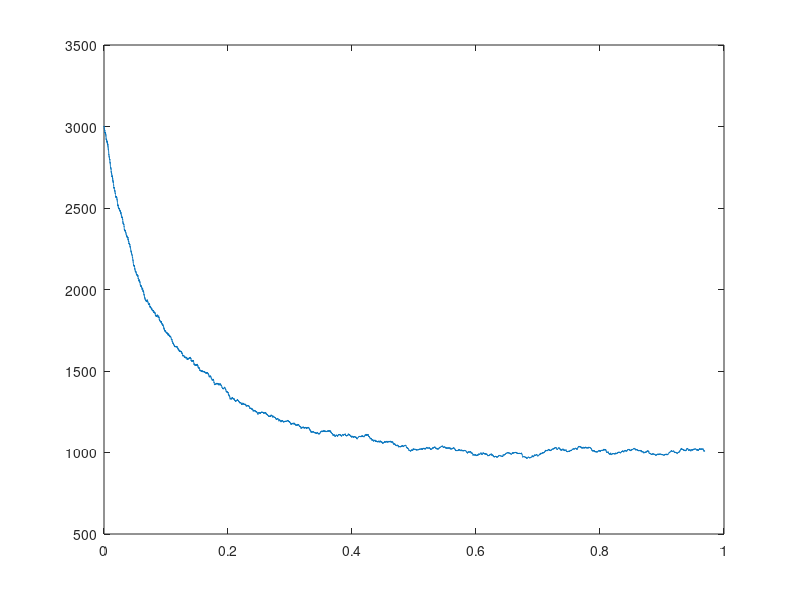

Here is the MATLAB script that generated this plot:
% %code
% clear
% %% Irreversible isomerisation reaction.
% %This gives figure 3 of Gillespie's 1977 paper.
% M = 1;                  % Number of reaction pathways
% N = 1;                  % Number of molecular species considered
% %% STEP 0
% c = 0.5;                % In general, a vector of length M of stochastic reaction constants.
% X = 1000;               % Initial number of molecules of species X. In general, a vector of length N of initial population numbers for each species.
% Xplot = X*ones(M,1);    % For plotting.
% t = 0;                  % Time variable.
% tplot = zeros(1);       % For plotting.
% n = 0;                  % Reaction counter.
% n_max = 1000;
% %% STEP 1
% while n < n_max
%     h = X;              % Number of molecular reactant combinations available in current state. In general, h is a vector of length M consisting of combinatorial functions of molecular population numbers X (which is of length N).
%     a = h*c;            % a is the propensity of the reaction pathway in current state. In general, a vector of length M
%     a0 = sum(a);        % a0 is total propensity that anything happens. This number emerges more out of mathematical necessity than physical intuition.
%     %% STEP 2
%     r = rand(2,1);
%     tau = -log(r(1))/a0;
%     % Since this reaction is irreversible isomerisation (only one event can
%     % occur) the value of mu is always 1, and so the next step is
%     % unnecessary in this case.
%     mu = sum(r(2)*a0 <= cumsum(a));   % Currently always 1 since 0<=r(2)<=1. Note 0<mu<=M.   
%     %% STEP 3
%     t = t + tau;
%     % Adjust population levels based on reaction formula(s). Again, because
%     % only one reaction is occuring, this switch statement is unnecessary.
%     switch mu
%         case 1
%             X(mu) = X(mu) - 1;
%     end
%     n = n + 1;
%     % At this point, all the physics has been simulated, it only remains to
%     % record the new values of t and X to vectors to we can plot it later.   
%     Xplot(mu,n+1) = X(mu);
%     tplot(n+1) = t;  
% end
% stairs(tplot, Xplot)

% %----------------------------------------------------------------------------------------
 %clear
%% Reaction (29)
%This gives figure 6 of Gillespie's 1977 paper.
M = 2;                  % Number of reaction pathways
N = 1;                  % Number of molecular species considered
 %
%% STEP 0
Y = 3000;
X = Y;                  % Initial number of molecules of species X(1) and X(2).
 %In general, a vector of length N of initial population numbers for each
 %species.;
c = [5/X,0.005];        % In general, a vector of length M of stochastic reaction constants.
Xplot = Y;              % For plotting.
t = 0;                  % Time variable.
tplot = zeros(1);       % For plotting.
n = 0;                  % Reaction counter.
n_max = 10000;
 %
%% STEP 1
while n < n_max
    h = [X*Y,Y*(Y-1)/2];              % Number of molecular reactant
 %combinations available in current state. In general, h is a vector of length M
 %consisting of combinatorial functions of molecular population numbers X (which
 %is of length N).
    a = h.*c;           % a is the propensity of the reaction pathway in current
 %state. In general, a vector of length M
    a0 = sum(a);        % a0 is total propensity that anything happens. This
 %number emerges more out of mathematical necessity than physical intuition.
    %% STEP 2
    r = rand(2,1);
    tau = -log(r(1))/a0;
    mu = sum(r(2)*a0 <= cumsum(a));   % Note 0<=mu<=M. This decides which
 %reaction occurs. If mu=0, the switch statement below does nothing
 %so no reaction occurs.
    %% STEP 3
    t = t + tau;
    % Adjust population levels based on reaction formula(s).
    switch mu
        case 2
            Y = Y + 1;
 %Note that the number of molecules of species X is not changed due to the
 %assumptions stated in the paper: X is present in comparatively large numbers,
 %or is supplied somehow.
        case 1
            Y = Y - 2;
    end
    n = n + 1;
    % At this point, all the physics has been simulated, it only remains to
    % record the new values of t and X to vectors to we can plot it later.   
    Xplot(n+1,:) = Y;
    tplot(n+1) = t;  
end
stairs(tplot, Xplot)